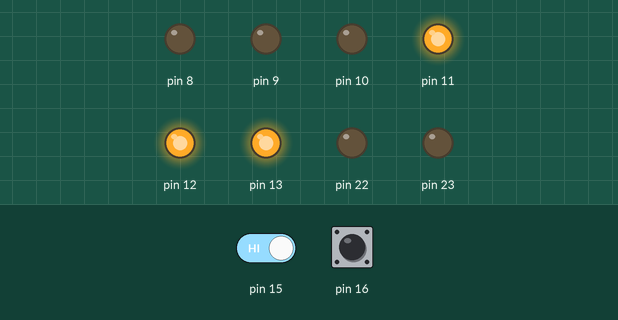
A sketch run on a simulated Arduino Uno, built with avr-gcc and run on an emulated ATmega328P. On the bench: output pins drawn as LEDs (lit = HIGH). The inputs (shaded band) are chosen by the test bench; at power-on: pin 15 HIGH, pin 16 HIGH.

Above: at 1.2 s.
1.3 s: pin 15 driven LOW
At 2.0 s:
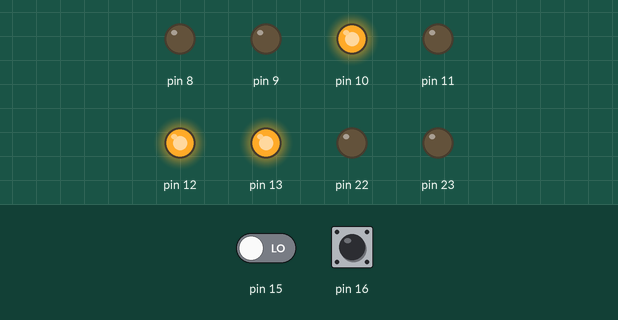
2.8 s: pin 16 pulsed LOW 5 times (0.12 s each, 0.3 s apart)
At 4.8 s:
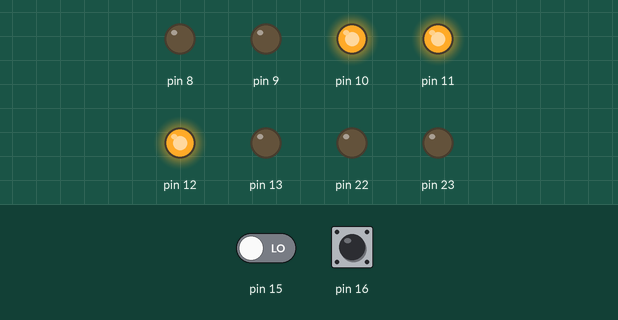
5.8 s: pin 16 driven LOW
At 6.6 s:
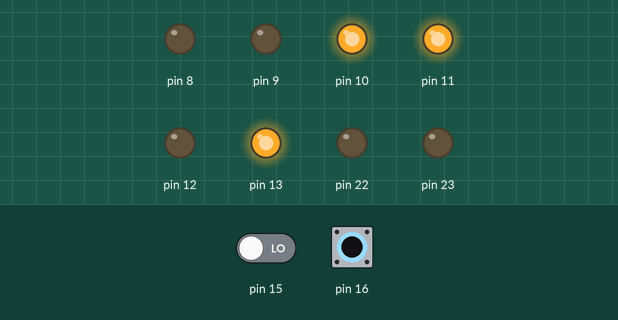
7.3 s: pin 16 driven HIGH
At 7.7 s:
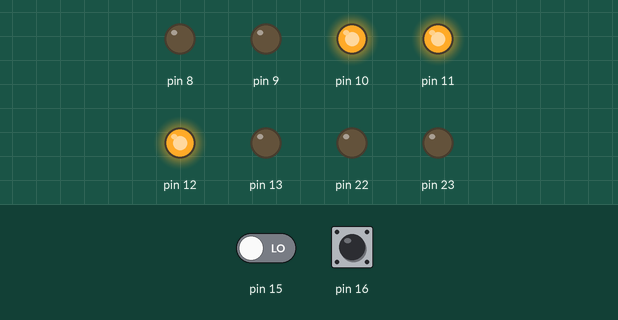
Timing chart, 0 to 9.8 s (numbered marks = the images above; inputs shaded):
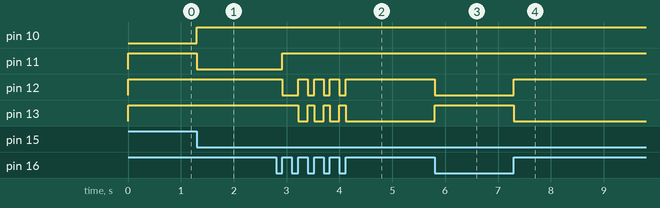

Measured:
- after the input at 1.3 s, pin 10: LOW → HIGH at once; pin 11: HIGH → LOW at once
- after the input at 2.8 s, pin 11: LOW → HIGH after 0.12 s; pin 12: HIGH → LOW after 0.12 s, then repeats every 0.30 s: HIGH 0.18 s, LOW 0.12 s, until it stays HIGH from 4.1 s; pin 13: alternates HIGH for 0.12 s and LOW for 0.18 s, 7 changes in all, then stays LOW, starting after 0.42 s
- after the input at 5.8 s, pin 12: HIGH → LOW at once; pin 13: LOW → HIGH at once
- after the input at 7.3 s, pin 12: LOW → HIGH at once; pin 13: HIGH → LOW at once

The sketch:

Ejercicio_12.ino
```cpp
// Programa por medio del cual debe iniciar encendido el LED conectado en PD2 y co el botón
// A1 el LED encendido debe desplazarse de PD2 a PD5, mientras que con el botón A2 el desplazamiento debe ser de PD5 a PD2.
// Al llegar a un extremo la salida permanecerá sin cambios hasta que se presione el botón contrario al que llevó al LED encendido a ese extremo.

uint8_t conta = 0;
uint8_t tabla[] = {0x38, 0x34, 0x2C, 0x1C};

ISR(PCINT1_vect) {
	if (!(PINC & 0x02) && conta < 3) {
		conta++;
		PORTB = tabla[conta];
	}

	if (!(PINC & 0x04) && conta > 0) {
		conta--;
		PORTB = tabla[conta];
	}
}

void setup()
{
	DDRC = 0x00;	// Entrada
	DDRB = 0xFF;	// Salida

	PCMSK1 = 0x06; 	// Máscara para PC1 y PC2
	PCICR = 0x02;	// Habilita PCINT1

	PORTB = 0x38;	// Inicializa el primer led
}

void loop()
{

}
```
